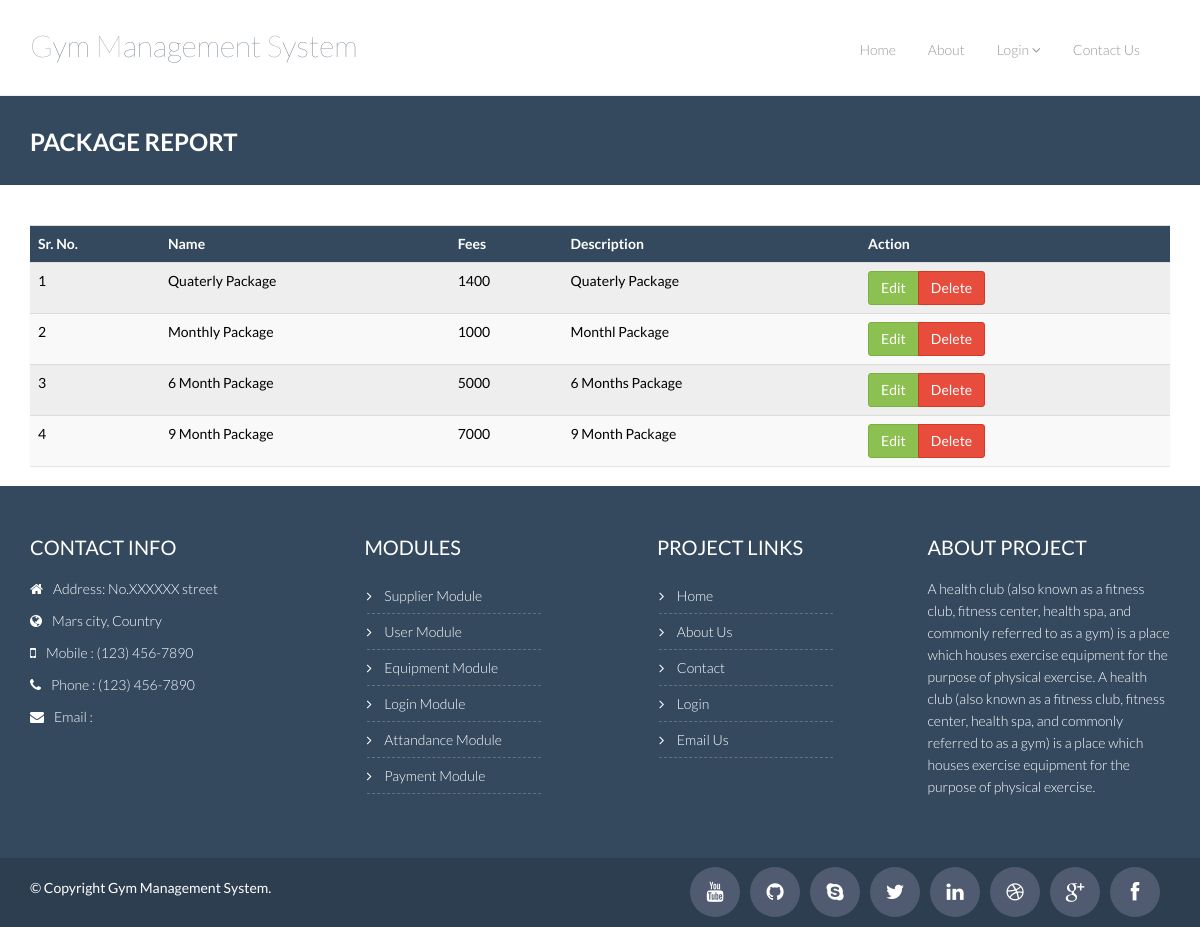
/gym_management_system/report-package.php, run on the app's committed database.
### tables this page shows
CREATE TABLE `package` (
  `package_id` int(11) NOT NULL,
  `package_title` varchar(255) NOT NULL,
  `package_fees` varchar(255) NOT NULL,
  `package_description` varchar(255) NOT NULL
);

### gym_management_system/report-package.php (the view, shortened to what this page needs)
<?php
	include_once("includes/header.php");
	include_once("includes/db_connect.php");
	$SQL="SELECT * FROM `package`";
	$rs=mysqli_query($con,$SQL) or die(mysqli_error());
?>
    <div class="breadcrumbs">
      <div class="container">
        <div class="row">
          <div class="col-lg-4 col-sm-4">
            <h1>
              Package Report
            </h1>
          </div>
        </div>
      </div>
    </div>
 <div class="container">
		<div class="row">
		  <div class="col-lg-12">
			<form name="frm" action="lib/package.php" method="post">
			  <section class="panel">
				  <table class="table table-striped table-advance table-hover" style="color:#000000">
				   <tbody>
					  <tr class="bg-primary">
						<th style="background-color:#34495e; color:#FFFFFF;">Sr. No.</th>
						<th style="background-color:#34495e; color:#FFFFFF;">Name</th>
						<th style="background-color:#34495e; color:#FFFFFF;">Fees</th>
						<th style="background-color:#34495e; color:#FFFFFF;">Description</th>
						<th style="background-color:#34495e; color:#FFFFFF;"><i class="icon_cogs"></i> Action</th>
					  </tr>
					  <?php
						$sr_no=1;
						while($data = mysqli_fetch_assoc($rs))
						{
					  ?>
					  <tr>
						<td><?=$sr_no++?></td>
						<td><?=$data[package_title]?></td>
						<td><?=$data[package_fees]?></td>
						<td><?=$data[package_description]?></td>
						 <td>
						  <div class="btn-group">
						     <a href="package.php?package_id=<?php echo $data[package_id] ?>" class="btn btn-success">Edit</a>
                             <a class="delete-dialog btn btn-danger" data-id="<?php echo $data[package_id] ?>" data-toggle="modal" href="#myModal-2">Delete</a>
						  </div>
						  </td>
					  </tr>
					  <?php } ?>
				   </tbody>
				</table>
			  </section>
			 </form>
		  </div>
	  </div>
	</div>
		<?php include_once("includes/footer.php"); ?>
  </body>
</html>

### gym_management_system/css/theme.css (style rules this page uses)
body { padding-top: 70px; padding-bottom: 30px; }

### gym_management_system/css/component.css (style rules this page uses)
body { position: relative; }

### gym_management_system/css/style.css (style rules this page uses)
body { color: #797979; font-family: 'Lato', sans-serif; padding: 0px !important; margin: 0px !important; font-size: 14px; }
a, a:hover, a:focus { text-decoration: none; outline: none; }
h1, h2, h3, h4, h5, h6 { font-family: 'Lato', sans-serif; }
a { color: #444e67 }
.breadcrumbs { background: #34495e; color: #fff; padding: 30px 0; margin-bottom: 40px; }
.breadcrumbs h1 { font-size: 24px; font-weight: 600; margin: 3px 0 0; text-transform: uppercase; }
.panel { z-index: 100; box-shadow: 0 1px 1px rgba(0,0,0,0.12); border-radius: 1px; -moz-border-radius: 1px; -webkit-border-radius: 1px; }
.btn { border-radius: 4px; -webkit-border-radius: 4px; -moz-border-radius: 4px; }
.btn { font-weight: 500; -webkit-border-radius: 3px; -moz-border-radius: 3px; border-radius: 3px; border: 1px solid transparent; }
.btn.btn-success { background-color: #8cc152; border: none; -webkit-transition: all .3s ease; -moz-transition: all .3s ease; -ms-transition: all .3s ease; -o-transition: all .3s ease; transition: all .3s ease; }
.btn.btn-danger { background-color: #E74c3c; border: none; -webkit-transition: all .3s ease; -moz-transition: all .3s ease; -ms-transition: all .3s ease; -o-transition: all .3s ease; transition: all .3s ease; }
.btn-group .btn.btn-success { border: 1px solid #7ab03f }
.btn-group .btn.btn-danger { border: 1px solid #d13a24 }

### data on the page
package: package_title "Quaterly Package", package_fees "1400", package_description "Quaterly Package"
package: package_title "Monthly Package", package_fees "1000", package_description "Monthl Package"
package: package_title "6 Month Package", package_fees "5000", package_description "6 Months Package"
package: package_title "9 Month Package", package_fees "7000", package_description "9 Month Package"
